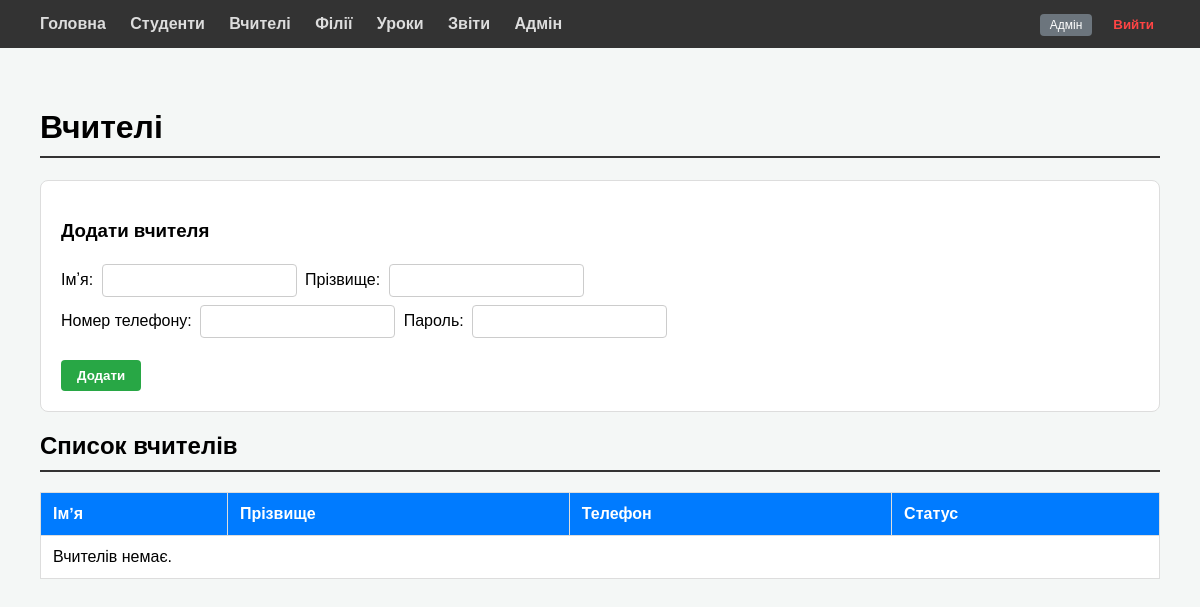
Before: /admin-panel/teachers/ (signed in) with the older database file.
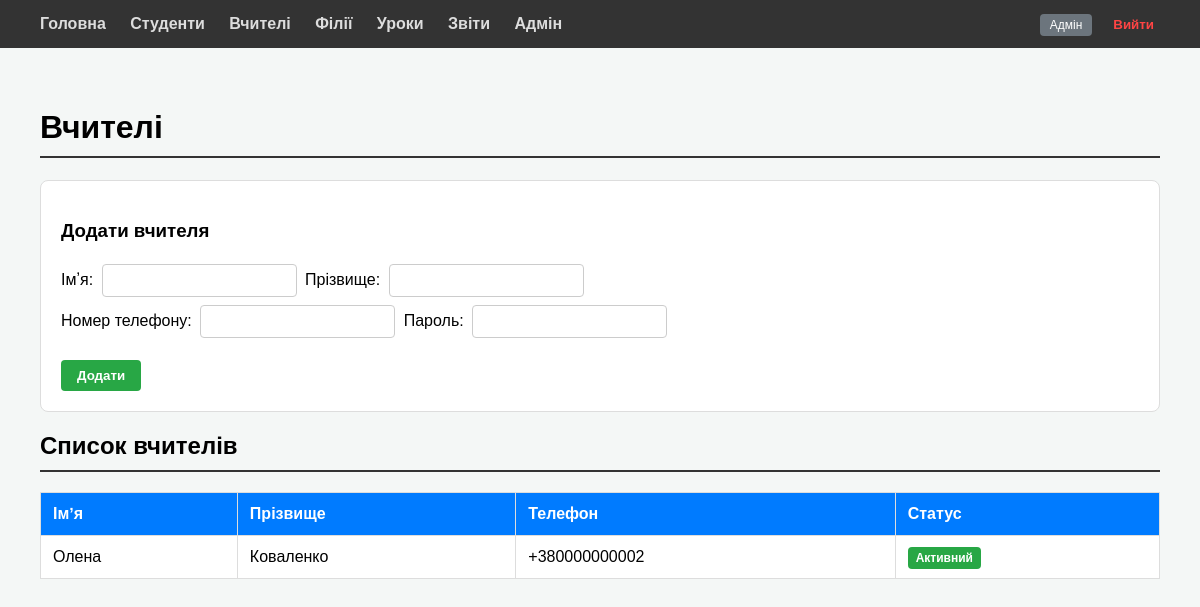
After: the same page with the newer database file.
### backend/users/models.py (models this page shows, shortened)
class User(AbstractUser):
    username = None
    phone_number = models.CharField(max_length=15, unique=True)
    ROLE_CHOICES = [('ADMIN', 'Administrator'), ('TEACHER', 'Teacher')]
    role = models.CharField(max_length=10, choices=ROLE_CHOICES, default='ADMIN')
    is_active = models.BooleanField(default=True)
    objects = UserManager()
    USERNAME_FIELD = 'phone_number'
    REQUIRED_FIELDS = []

### backend/core/views.py (the view, shortened to what this page needs)
# urls.py: path('admin-panel/teachers/', admin_teachers, name='admin_teachers'),
@login_required
def admin_teachers(request):
    if not request.user.is_staff and getattr(request.user, 'role', None) != 'ADMIN':
        return redirect('teacher_dashboard')
    from backend.users.models import User
    from backend.users.models import User
    teachers = User.objects.filter(role='TEACHER', is_active=True)
    return render(request, 'core/admin_teachers.html', {'teachers': teachers})

### frontend/templates/core/admin_teachers.html (shortened to what this page needs)
{% extends 'base.html' %}
{% block content %}
<h1>Вчителі</h1>
<div class="card">
    <h3>Додати вчителя</h3>
    <form method="POST">
        <div>
            <label>Імʼя:</label>
            <input type="text" name="first_name" required>
            <label>Прізвище:</label>
            <input type="text" name="last_name" required>
        </div>
        <div>
            <label>Номер телефону:</label>
            <input type="text" name="phone_number" required>
            <label>Пароль:</label>
            <input type="password" name="password" required>
        </div>
        <br>
        <button type="submit" class="btn btn-green">Додати</button>
    </form>
</div>
<h2>Список вчителів</h2>
<table>
    <thead>
        <tr>
            <th>Імʼя</th>
            <th>Прізвище</th>
            <th>Телефон</th>
            <th>Статус</th>
        </tr>
    </thead>
    <tbody>
        {% for teacher in teachers %}
        <tr>
            <td>{{ teacher.first_name }}</td>
            <td>{{ teacher.last_name }}</td>
            <td>{{ teacher.phone_number }}</td>
            <td><span class="badge badge-comp">Активний</span></td>
        </tr>
        {% empty %}
        <tr><td colspan="4">Вчителів немає.</td></tr>
        {% endfor %}
    </tbody>
</table>
{% endblock %}

Changed rows visible on the page:
added User: first_name "Олена", last_name "Коваленко", phone_number "+380000000002"
Other visible differences:
text no longer shown: "Вчителів немає."
